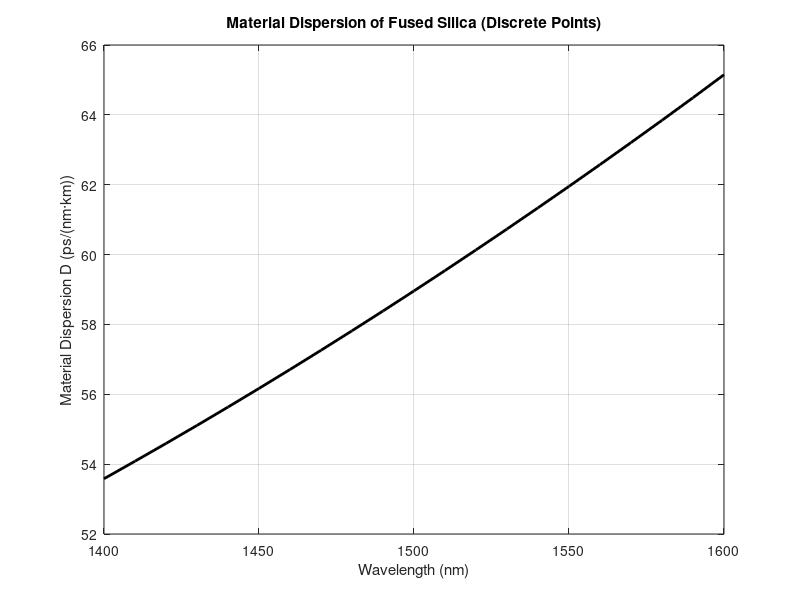

This figure's MATLAB source: (Note: this script raises an error after producing the figure.)
clc;
close all;
clear;

% Define the wavelength range (in micrometers) with 10 nm (0.01 µm) step
lambda_dense = linspace(1.4, 1.6, 1000); % Dense points in micrometers (for spline fitting)

% Sellmeier coefficients for fused silica
B1 = 0.6961663;
B2 = 0.4079426;
B3 = 0.8974794;
C1 = 0.0684043^2;
C2 = 0.1162414^2;
C3 = 9.896161^2;

% Compute refractive index using the Sellmeier equation
n_squared = 1 + (B1 * lambda_dense.^2) ./ (lambda_dense.^2 - C1) + ...
               (B2 * lambda_dense.^2) ./ (lambda_dense.^2 - C2) + ...
               (B3 * lambda_dense.^2) ./ (lambda_dense.^2 - C3);
n = sqrt(n_squared); % Refractive index

% Step 1: Cubic Spline interpolation of n(lambda)
pp_n = spline(lambda_dense, n); % Piecewise polynomial structure

% Step 2: Differentiate spline twice to get second derivative
pp_n_deriv2 = fnder(pp_n, 2); % 2nd derivative of n(lambda)

% Step 3: Define discrete wavelength points
lambda_discrete = 1400:10:1600; % in nm
lambda_discrete_um = lambda_discrete * 1e-3; % convert nm to µm

% Step 4: Evaluate second derivative at discrete points
d2n_dlambda2_discrete = ppval(pp_n_deriv2, lambda_discrete_um);

% Step 5: Calculate Material Dispersion D(λ) (ps/(nm·km))
c = 299792.458; % Speed of light in km/s
D_material = -(lambda_discrete_um ./ c) .* d2n_dlambda2_discrete * 1e9; % Correct scaling

% Step 6: Plot Material Dispersion curve
figure;
plot(lambda_discrete, D_material, 'k', 'LineWidth', 2);
xlabel('Wavelength (nm)');
ylabel('Material Dispersion D (ps/(nm·km))');
title('Material Dispersion of Fused Silica (Discrete Points)');
grid on;

% Step 7: Save Material Dispersion data to CSV
output_data = [lambda_discrete', D_material']; % Column vectors
csv_filename = 'material_dispersion1.csv';
writematrix(output_data, csv_filename);

disp(['Material dispersion data saved to ', csv_filename]);
